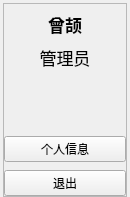
         <widget class="QCustomSlideMenu" name="profCont" native="true">
          <property name="minimumSize">
           <size>
            <width>0</width>
            <height>0</height>
           </size>
          </property>
          <property name="maximumSize">
           <size>
            <width>130</width>
            <height>16777215</height>
           </size>
          </property>
          <layout class="QVBoxLayout" name="verticalLayout_10">
           <property name="spacing">
            <number>0</number>
           </property>
           <property name="leftMargin">
            <number>3</number>
           </property>
           <property name="topMargin">
            <number>3</number>
           </property>
           <property name="rightMargin">
            <number>3</number>
           </property>
           <property name="bottomMargin">
            <number>0</number>
           </property>
           <item alignment="Qt::AlignTop">
            <widget class="QFrame" name="frame_15">
             <property name="minimumSize">
              <size>
               <width>0</width>
               <height>0</height>
              </size>
             </property>
             <property name="frameShape">
              <enum>QFrame::StyledPanel</enum>
             </property>
             <property name="frameShadow">
              <enum>QFrame::Raised</enum>
             </property>
             <layout class="QVBoxLayout" name="verticalLayout_13">
              <property name="spacing">
               <number>8</number>
              </property>
              <property name="leftMargin">
               <number>0</number>
              </property>
              <property name="topMargin">
               <number>8</number>
              </property>
              <property name="rightMargin">
               <number>0</number>
              </property>
              <property name="bottomMargin">
               <number>0</number>
              </property>
              <item alignment="Qt::AlignTop">
               <widget class="QLabel" name="label_49">
                <property name="font">
                 <font>
                  <family>宋体</family>
                  <pointsize>13</pointsize>
                  <weight>75</weight>
                  <bold>true</bold>
                 </font>
                </property>
                <property name="text">
                 <string>曾颉</string>
                </property>
                <property name="alignment">
                 <set>Qt::AlignCenter</set>
                </property>
               </widget>
              </item>
              <item alignment="Qt::AlignTop">
               <widget class="QLabel" name="label_50">
                <property name="font">
                 <font>
                  <family>宋体</family>
                  <pointsize>13</pointsize>
                 </font>
                </property>
                <property name="text">
                 <string>管理员</string>
                </property>
                <property name="alignment">
                 <set>Qt::AlignCenter</set>
                </property>
               </widget>
              </item>
              <item alignment="Qt::AlignHCenter">
               <widget class="QLabel" name="label_51">
                <property name="minimumSize">
                 <size>
                  <width>50</width>
                  <height>50</height>
                 </size>
                </property>
                <property name="maximumSize">
                 <size>
                  <width>50</width>
                  <height>50</height>
                 </size>
                </property>
                <property name="font">
                 <font>
                  <family>宋体</family>
                  <pointsize>13</pointsize>
                 </font>
                </property>
                <property name="text">
                 <string/>
                </property>
                <property name="pixmap">
                 <pixmap resource="resources1.qrc">:/icons/user.png</pixmap>
                </property>
                <property name="scaledContents">
                 <bool>true</bool>
                </property>
                <property name="alignment">
                 <set>Qt::AlignCenter</set>
                </property>
               </widget>
              </item>
              <item>
               <widget class="QPushButton" name="pushButton_7">
                <property name="text">
                 <string>个人信息</string>
                </property>
                <property name="icon">
                 <iconset resource="resources1.qrc">
                  <normaloff>:/icons/info2.png</normaloff>:/icons/info2.png</iconset>
                </property>
               </widget>
              </item>
              <item>
               <widget class="QPushButton" name="pushButton_8">
                <property name="text">
                 <string>退出</string>
                </property>
                <property name="icon">
                 <iconset resource="resources1.qrc">
                  <normaloff>:/icons/exit.png</normaloff>:/icons/exit.png</iconset>
                </property>
               </widget>
              </item>
             </layout>
            </widget>
           </item>
          </layout>
         </widget>
